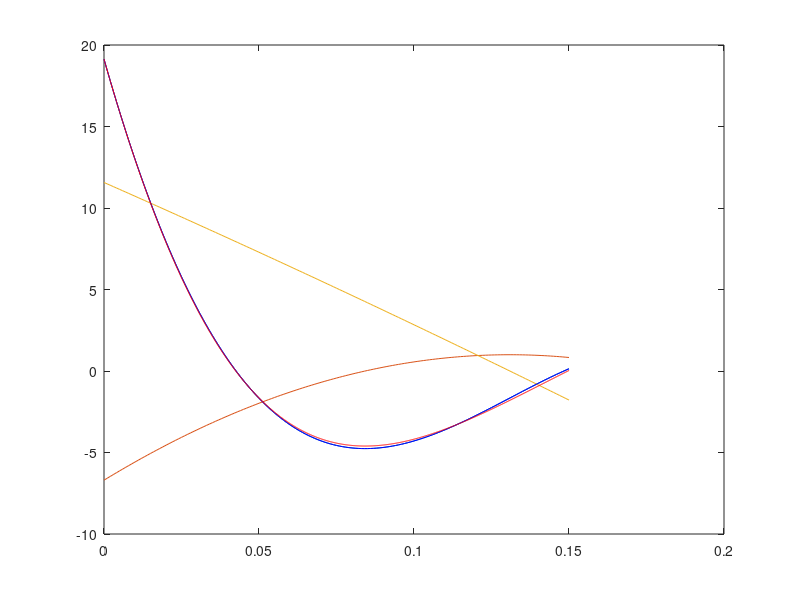

This figure's MATLAB source:
a = -2808;
b = -1.399e04;
c = 5783;
d = -669.8;
e = 19.13;
kp = -390.9;
kd = -24.25;
ks = 2079;
endTime = 0.15;

times = 0 : 0.001 : endTime;
count = size(times, 2);
for i = 1 : count
    t = times(i);
    x(i) = a * t^4 + b * t^3 + c * t^2 + d * t + e;
    xdot(i) = 4 * a * t^3 + 3 * b * t^2 + 2 * c * t + d;
    xddot(i) = 12 * a * t^2 + 6 * b * t + 2 * c;
    
end
plot(times, x, times, xdot / 100, times, xddot / 1000);
% plot(x, xddot);
timeStep = 0.0001;
newTimes = 0 : timeStep : endTime;
count = size(newTimes, 2);
recoveredXDot(1) = xdot(1);
recoveredX(1) = x(1);
for i = 2 : count
    recoveredAcc = kp * recoveredX(i - 1) + kd * recoveredXDot(i - 1) + ks;
    recoveredXDot(i) = recoveredXDot(i - 1) + timeStep * recoveredAcc;
    recoveredX(i) = recoveredX(i - 1) + timeStep * recoveredXDot(i);
end
hold on;
plot(times, x, 'b');
plot(newTimes, recoveredX, 'r');


